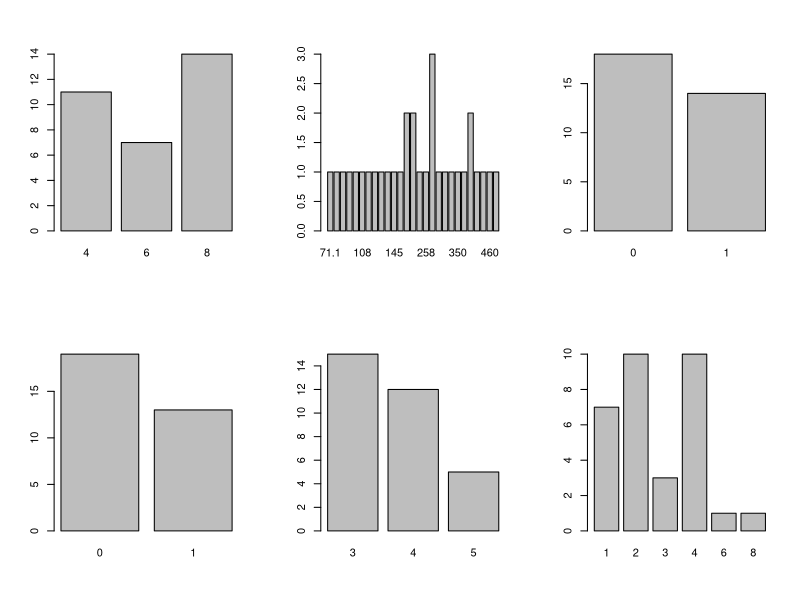
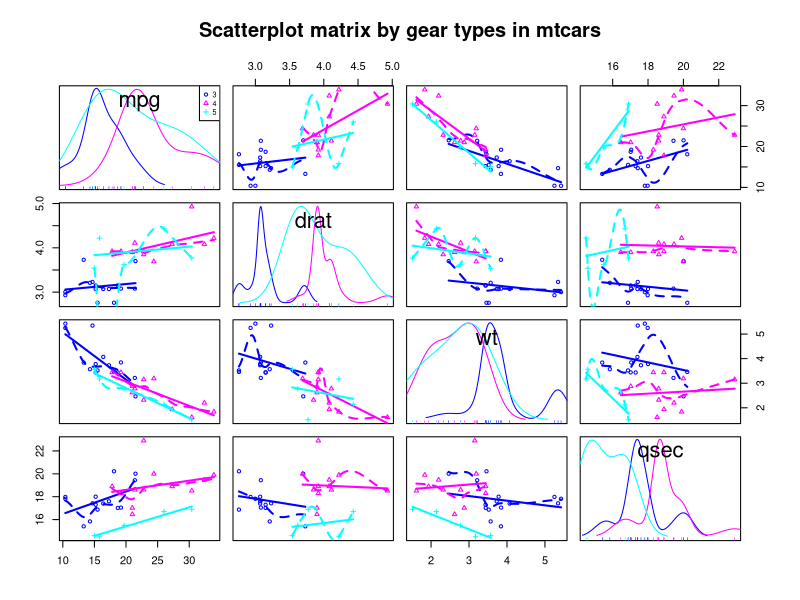
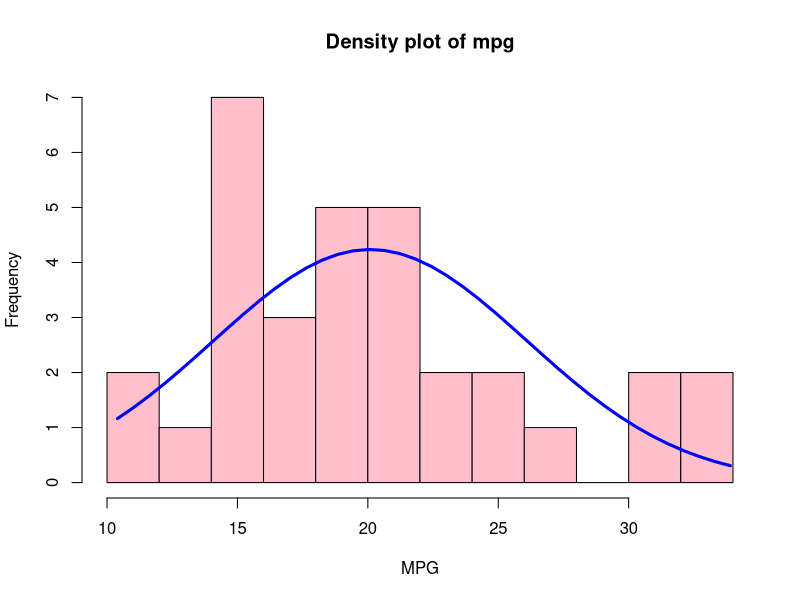

Generate these figures, in order, with R:
# 1. Write a program to create barplots for all the categorical columns in mtcars.
library(readr)
library(ggplot2)
mtcars
str(mtcars)
library(dplyr)
mtcars1 <- mutate(mtcars,
                  cyl = as.factor(cyl),
                  disp = as.factor(disp),
                  vs = as.factor(vs),
                  am = as.factor(am),
                  gear = as.factor(gear),
                  carb = as.factor(carb))
str(mtcars1)

is.fact <- sapply(mtcars1, is.factor)
mtcars2 <- mtcars1[,is.fact]

str(mtcars2)
par(mfrow= c(2,3))

lapply(lapply(mtcars2[,1:6], table), barplot)

# 2. Create a scatterplot matrix by gear types in mtcars dataset.

install.packages("car")
library(car)
str(mtcars)
scatterplotMatrix(~mpg+drat+wt+qsec|gear, data=mtcars,main="Scatterplot matrix by gear types in mtcars")

# 3. Write a program to create a plot density by class variable.
par(mfrow = c(1,1))
x <- mtcars$mpg
h <- hist(x, breaks = 10, col = "pink",
          xlab = "MPG",
          main = "Density plot of mpg")
xfit <- seq(min(x), max(x), length = 40)
yfit <- dnorm(xfit, mean = mean(x), sd= sd(x))
yfit <- yfit*diff(h$mids[1:2]*length(x))
lines(xfit, yfit, col="Blue", lwd = 3)
